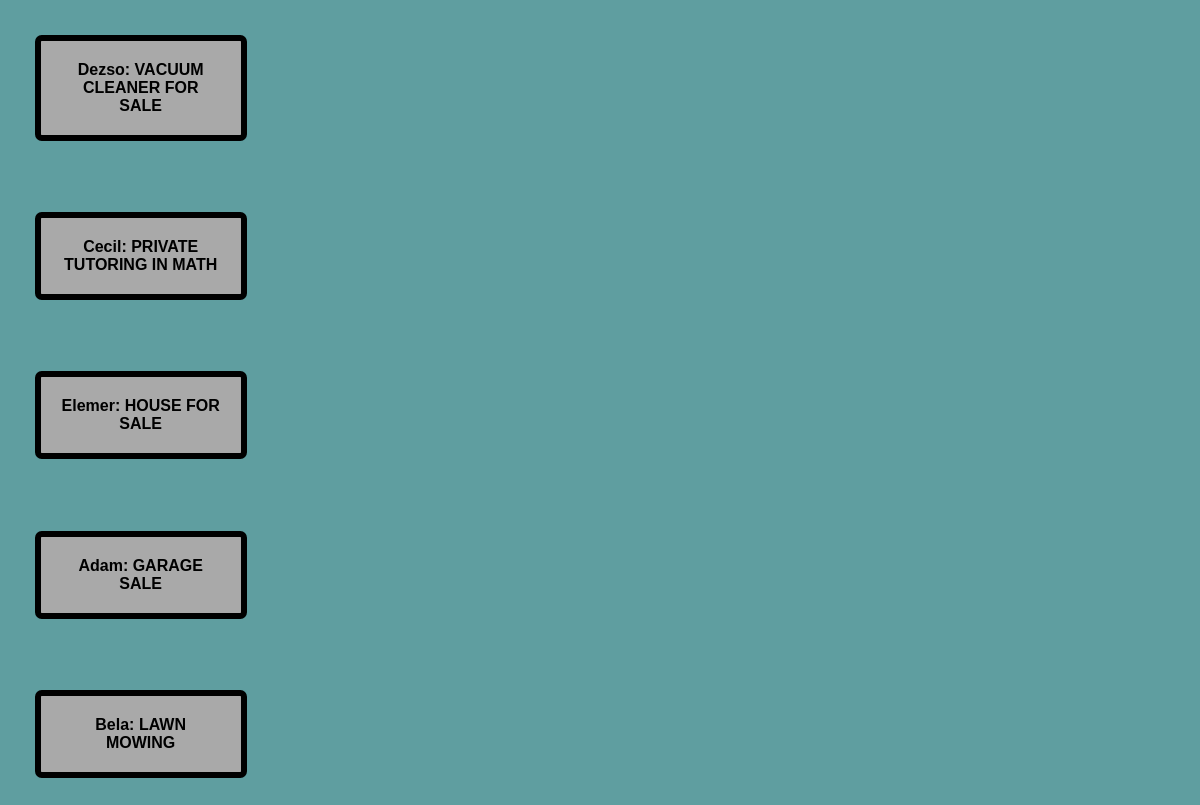
The page /index.php/Advertisement/listPage on the database its author committed.
### tables this page shows
CREATE TABLE `advertisements` (
  `id` int NOT NULL,
  `userid` int NOT NULL,
  `title` varchar(50) NOT NULL
);

CREATE TABLE `users` (
  `id` int NOT NULL,
  `name` varchar(20) NOT NULL
);

### core/Controller.php (called while the page is built)
<?php
class Controller{
    public function view($view, $data=[]){
        require_once 'views/'.$view.'.php';
    }
}

### controllers/AdvertisementController.php (called while the page is built, shortened)
<?php
require_once 'core/Controller.php';
class AdvertisementController extends Controller {
    private $advertisementService;
    public function __construct() {
        $this->advertisementService = new AdvertisementService();
    }
    public function listPage() {
        $advertisements = $this->advertisementService->getAllAdvertisements();
        $this->view('advertisements/listPage', ['advertisements'=>$advertisements]);
    }
}

### index.php (called while the page is built, shortened)
<?php
require_once 'core/Controller.php';
$url = isset($_SERVER['REQUEST_URI']) ? rtrim($_SERVER['REQUEST_URI'], '/') : '';
$url = filter_var($url, FILTER_SANITIZE_URL);
$url = explode('/', $url);
$url=array_slice($url, array_search('index.php', $url)+1 );
$method = isset($url[1]) ? $url[1] : 'index';
$id = isset($url[2]) ? $url[2] : null;
$controller = new $controller();
$controller->{$method}($id);

### models/Advertisement.php (called while the page is built, shortened)
<?php
class Advertisement{
    public function __construct($id, $username, $title){
        $this->username = $username;
        $this->title = $title;
    }
}

### services/AdvertisementService.php (called while the page is built, shortened)
<?php
require_once 'models/Advertisement.php';
class AdvertisementService {
    public function getAllAdvertisements() {
        $db = Database::getInstance()->getConnection();
        $query = $db->query('SELECT advertisements.id, advertisements.title, users.name  FROM advertisements JOIN users ON advertisements.userid = users.id');
        $advertisements = [];
        while ($row = $query->fetch()) {
            $advertisements[] =new Advertisement($row['id'], $row['name'], $row['title']);
        }
        return $advertisements;
    }
}

### views/advertisements/listPage.php (the view, shortened to what this page needs)
<!DOCTYPE html>
<html lang="en">
<head>
    <link rel="stylesheet" href="style.css">
</head>
<body>
<?php
foreach ($data['advertisements'] as $advertisement) {
    echo "<p class='block'>".$advertisement->username.": ".$advertisement->title."</p><br>";
}
?></body>
</html>

### style.css (style rules this page uses)
body { background-color: cadetblue; font-family: Arial; font-weight: bold; display: flex; justify-content: center; }
.block { background-color: darkgrey; padding: 15pt; border: 5pt solid black; border-radius: 5pt; width: 120pt; text-align: center; margin: 20pt; }

### views/advertisements/listPage.php (style rules this page uses)
body { background-color: cadetblue; font-family: Arial; font-weight: bold; display: flex; justify-content: center; flex-direction: column; }
.block { background-color: darkgrey; padding: 15pt; border: 5pt solid black; border-radius: 5pt; width: 120pt; text-align: center; }

### rows shown on the page
advertisements: userid.name "Dezso", title "VACUUM CLEANER FOR SALE"
advertisements: userid.name "Cecil", title "PRIVATE TUTORING IN MATH"
advertisements: userid.name "Elemer", title "HOUSE FOR SALE"
advertisements: userid.name "Adam", title "GARAGE SALE"
advertisements: userid.name "Bela", title "LAWN MOWING"
